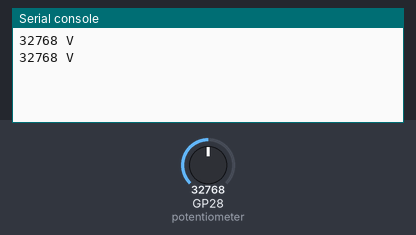
Recording of a program running on a simulated Raspberry Pi Pico running MicroPython. On the bench: the last lines printed to the serial console. The inputs (shaded band) are chosen by the test bench; at power-on: GP28 (potentiometer) = 32768 (analog values on the 0–65535 scale).

Above: at 1.2 s.
1.3 s: GP28 (potentiometer) set to 45874
At 2.4 s:
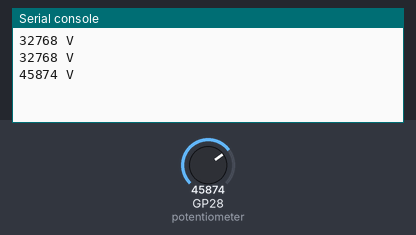
2.8 s: GP28 (potentiometer) set to 57670
At 3.8 s:
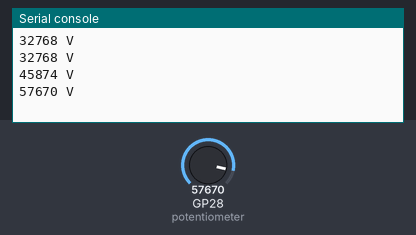
Timing chart, 0 to 5.8 s (numbered marks = the images above; inputs shaded):
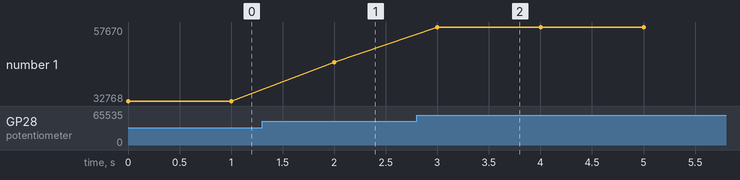

The program:

adc.py
```python
import machine
import utime

potentiometer = machine.ADC(28)

conversion_factor = 3.3 / (65535)

while True:
    voltage = potentiometer.read_u16() #* conversion_factor
    print(str(round(voltage, 2)) + " V")
    utime.sleep(1)
```

Measured:
- after the input at 1.3 s, the serial console: prints a new line after 0.70 s (image 1)
- after the input at 2.8 s, the serial console: prints a new line after 0.20 s (image 2)
- plotted number 1: 32768 → 45874 after the input at 1.3 s, 45874 → 57670 after the input at 2.8 s
